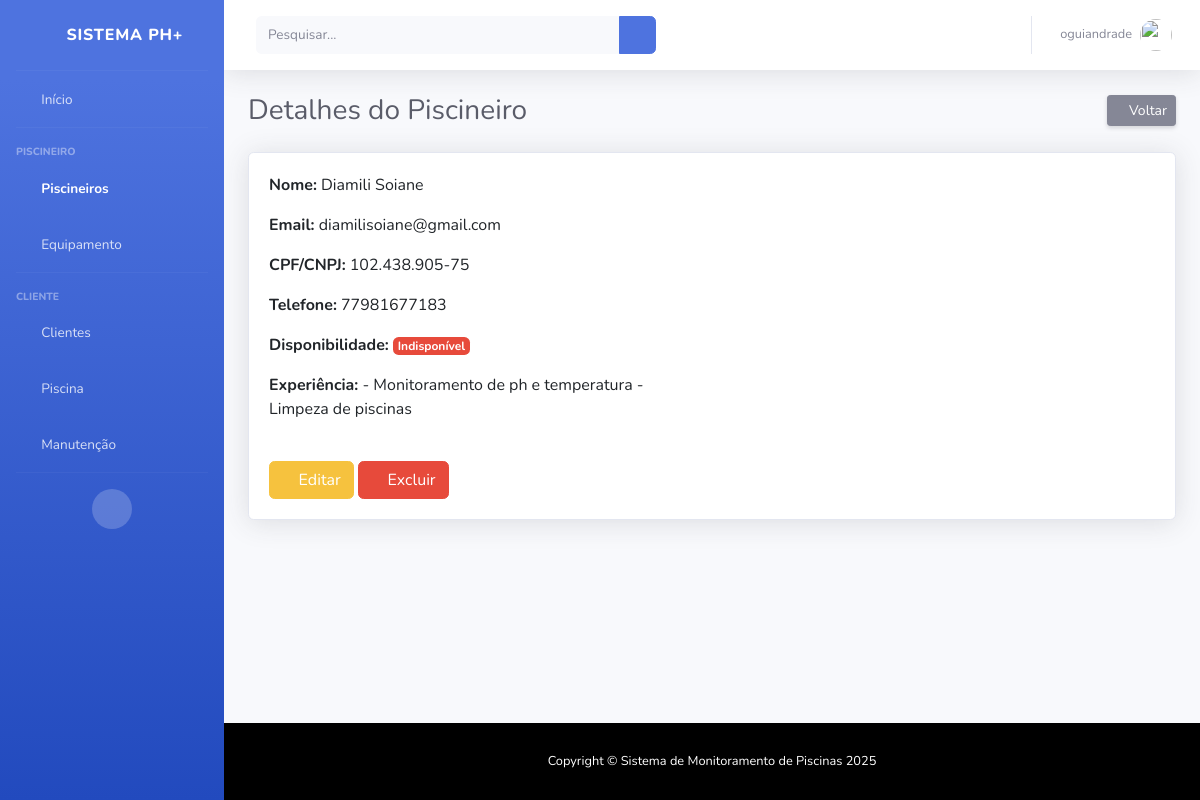
Screenshot of /piscineiro/2/ (signed in) with the database file from the repository.
### piscineiro/models.py (models this page shows, shortened)
class Piscineiro(User):
    cpf_cnpj = models.CharField(max_length=20, unique=True, blank=True, null=True)
    telefone = models.CharField(max_length=20, blank=True, null=True)
    experiencia = models.TextField(blank=True, null=True)
    disponibilidade = models.BooleanField(default=False)
    class Meta:
        verbose_name = 'Piscineiro'
        verbose_name_plural = 'Piscineiros'

### piscineiro/views.py (the view)
# urls.py: path('<int:id_piscineiro>/', views.detalhe, name='piscineiro_detail'),
@login_required
def detalhe(request, id_piscineiro):
    piscineiro = get_object_or_404(Piscineiro, id=id_piscineiro)
    return render(request, 'piscineiro/detalhe.html', {'piscineiro': piscineiro})

### templates/piscineiro/detalhe.html (shortened to what this page needs)
{% extends 'base.html' %}
{% load static %}
{% block content %}
<div class="d-sm-flex align-items-center justify-content-between mb-4">
    <h1 class="h3 mb-0 text-gray-800">Detalhes do Piscineiro</h1>
    <a href="{% url 'piscineiro_index' %}" class="d-none d-sm-inline-block btn btn-sm btn-secondary shadow-sm">
        <i class="fas fa-arrow-left fa-sm text-white-50"></i> Voltar
    </a>
</div>
<div class="card shadow mb-4">
    <div class="card-body">
        <div class="row">
            <div class="col-md-6">
                <p><strong>Nome:</strong> {{ piscineiro.get_full_name|default:piscineiro.username }}</p>
                <p><strong>Email:</strong> {{ piscineiro.email|default:"Não informado" }}</p>
                <p><strong>CPF/CNPJ:</strong> {{ piscineiro.cpf_cnpj|default:"Não informado" }}</p>
                <p><strong>Telefone:</strong> {{ piscineiro.telefone|default:"Não informado" }}</p>
                <p><strong>Disponibilidade:</strong>
                    {% if piscineiro.disponibilidade %}
                        <span class="badge badge-success">Disponível</span>
                    {% else %}
                        <span class="badge badge-danger">Indisponível</span>
                    {% endif %}
                </p>
                <p><strong>Experiência:</strong> {{ piscineiro.experiencia|default:"Não informado" }}</p>
            </div>
        </div>
        <div class="mt-4">
            <a href="{% url 'piscineiro_edit' piscineiro.id %}" class="btn btn-warning">
                <i class="fas fa-edit"></i> Editar
            </a>
            <a href="{% url 'piscineiro_delete' piscineiro.id %}" class="btn btn-danger">
                <i class="fas fa-trash"></i> Excluir
            </a>
        </div>
    </div>
</div>
{% endblock %}

### templates/topbar.html (shortened to what this page needs)
{% load static %}
<nav class="navbar navbar-expand navbar-light bg-white topbar mb-4 static-top shadow">
    <form class="d-none d-sm-inline-block form-inline mr-auto ml-md-3 my-2 my-md-0 mw-100 navbar-search">
        <div class="input-group">
            <input type="text" class="form-control bg-light border-0 small" placeholder="Pesquisar..."
                aria-label="Search" aria-describedby="basic-addon2">
            <div class="input-group-append">
                <button class="btn btn-primary" type="button">
                    <i class="fas fa-search fa-sm"></i>
                </button>
            </div>
        </div>
    </form>
    <ul class="navbar-nav ml-auto">
        <li class="nav-item dropdown no-arrow">
            <a class="nav-link dropdown-toggle" href="#" id="userDropdown" role="button" data-toggle="dropdown"
                aria-haspopup="true" aria-expanded="false">
                <span class="mr-2 d-none d-lg-inline text-gray-600 small">
                    {% if user.is_authenticated %}
                    {{ user.username }}
                    {% else %}
                    Guest
                    {% endif %}
                </span>
                <img class="img-profile rounded-circle" src="{% static 'sb-admin-2/img/undraw_profile.svg' %}">
            </a>
        </li>
    </ul>
</nav>

### templates/base.html (style rules this page uses)
html, body { height: 100%; }
body { display: flex; flex-direction: column; min-height: 100vh; }

### rows the page displays
Piscineiro: get_full_name "Diamili Soiane", cpf_cnpj "102.438.905-75", telefone "77981677183", experiencia "- Monitoramento de ph e temperatura - Limpeza de piscinas"

### other values shown
{{ user.username }} "oguiandrade"
{{ piscineiro.email|default:"Não informado" }} "diamilisoiane@gmail.com"
